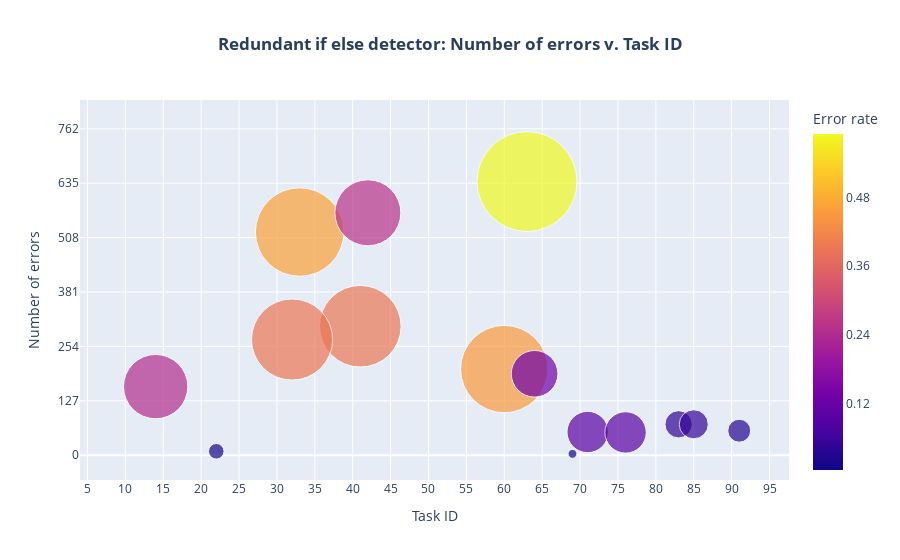

The cell this chart's notebook holds for it:
### Code cell
visualizer_redundant_if_else_detector = Visualizer(
    detector_name="Redundant if else detector",
    counter_task_solutions=runner_redundant_if_else_detector.counter_task_solutions,
    counter_task_errors=runner_redundant_if_else_detector.counter_task_errors,
    )

fig_redundant_if_else_detector = visualizer_redundant_if_else_detector.display_visualization()

### Figure 1 — Plotly figure (JSON) as saved in the notebook; plotly's stock layout.template omitted (floating-point values rounded to 4 significant figures)
{"data": [{"marker": {"color": [0.4627, 0.257, 0.4507, 0.1284, 0.5906, 0.3935, 0.389, 0.2443, 0.0143, 0.0047, 0.1009, 0.1011, 0.044, 0.0497, 0.031], "colorbar": {"dtick": 0.12, "title": {"text": "Error rate"}}, "size": [88.51, 65.97, 87.36, 46.63, 100, 81.63, 81.16, 64.32, 15.56, 8.92, 41.33, 41.37, 27.29, 29.01, 22.91]}, "mode": "markers", "text": ["Task_id: 33 <br>Number of detected errors: 521 <br>Number of solutions: 1126 <br>Error rate: 0.4627 <br>", "Task_id: 42 <br>Number of detected errors: 566 <br>Number of solutions: 2202 <br>Error rate: 0.257 <br>", "Task_id: 60 <br>Number of detected errors: 201 <br>Number of solutions: 446 <br>Error rate: 0.4507 <br>", "Task_id: 64 <br>Number of detected errors: 190 <br>Number of solutions: 1480 <br>Error rate: 0.1284 <br>", "Task_id: 63 <br>Number of detected errors: 639 <br>Number of solutions: 1082 <br>Error rate: 0.5906 <br>", "Task_id: 41 <br>Number of detected errors: 301 <br>Number of solutions: 765 <br>Error rate: 0.3935 <br>", "Task_id: 32 <br>Number of detected errors: 270 <br>Number of solutions: 694 <br>Error rate: 0.389 <br>", "Task_id: 14 <br>Number of detected errors: 160 <br>Number of solutions: 655 <br>Error rate: 0.2443 <br>", "Task_id: 22 <br>Number of detected errors: 9 <br>Number of solutions: 628 <br>Error rate: 0.0143 <br>", "Task_id: 69 <br>Number of detected errors: 3 <br>Number of solutions: 635 <br>Error rate: 0.0047 <br>", "Task_id: 71 <br>Number of detected errors: 54 <br>Number of solutions: 535 <br>Error rate: 0.1009 <br>", "Task_id: 76 <br>Number of detected errors: 53 <br>Number of solutions: 524 <br>Error rate: 0.1011 <br>", "Task_id: 83 <br>Number of detected errors: 72 <br>Number of solutions: 1636 <br>Error rate: 0.044 <br>", "Task_id: 85 <br>Number of detected errors: 72 <br>Number of solutions: 1449 <br>Error rate: 0.0497 <br>", "Task_id: 91 <br>Number of detected errors: 57 <br>Number of solutions: 1839 <br>Error rate: 0.031 <br>"], "type": "scatter", "x": ["33", "42", "60", "64", "63", "41", "32", "14", "22", "69", "71", "76", "83", "85", "91"], "y": [521, 566, 201, 190, 639, 301, 270, 160, 9, 3, 54, 53, 72, 72, 57]}], "layout": {"title": {"text": "<b> Redundant if else detector: Number of errors v. Task ID </b>", "x": 0.5}, "xaxis": {"dtick": 5, "title": {"text": "Task ID"}, "type": "linear"}, "yaxis": {"dtick": 127, "title": {"text": "Number of errors"}}}}
